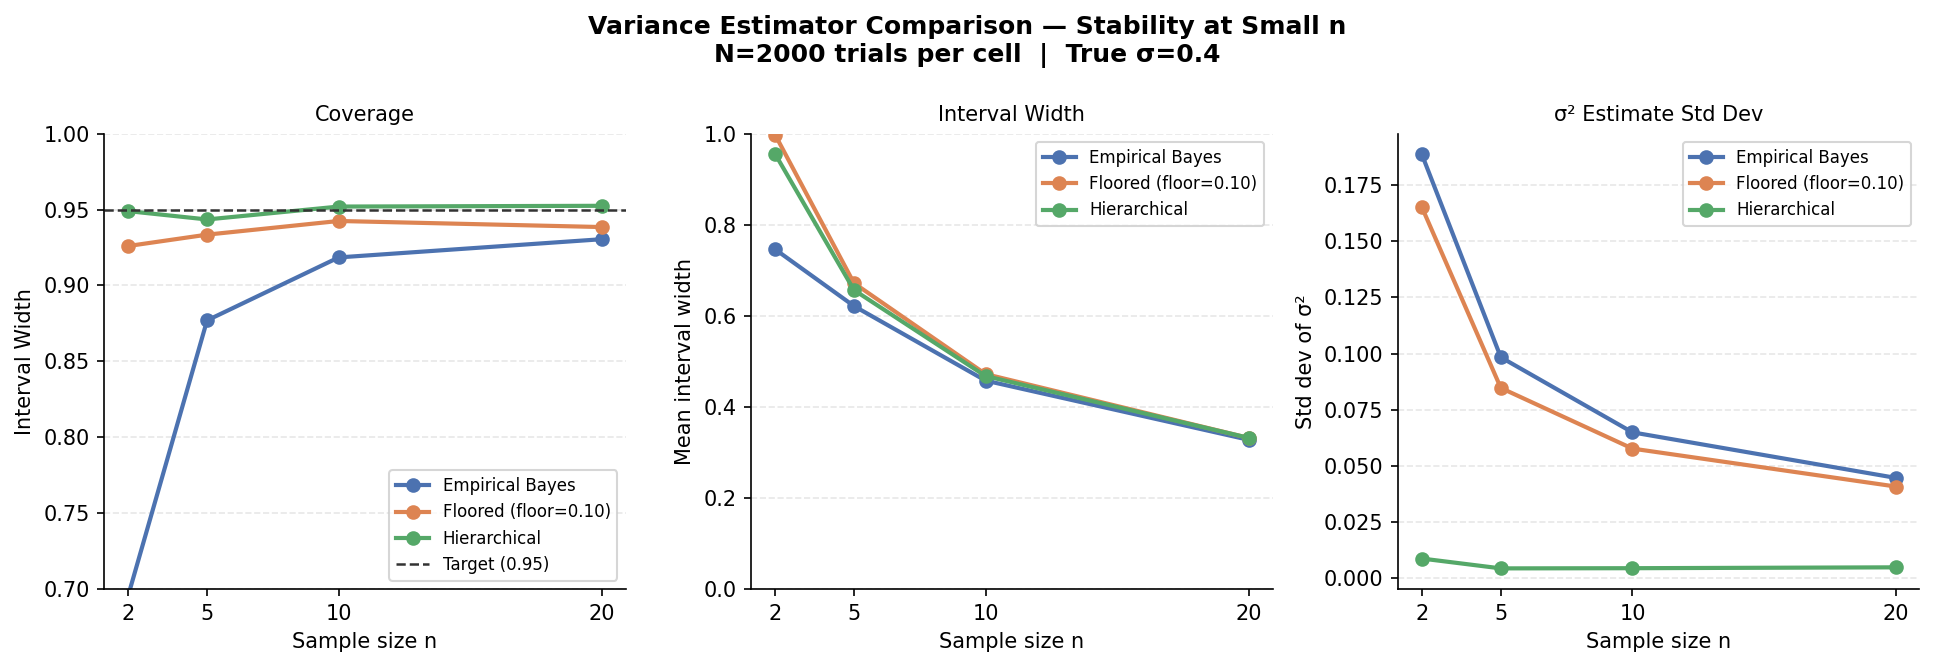

Source code (Python):
"""
scripts/variance_estimator_comparison.py

Compares three variance estimation strategies for the Bayesian model,
focusing on stability at small sample sizes.

THE PROBLEM
-----------
The current model estimates σ² directly from sample variance (empirical Bayes):

    σ²_hat = Var(x_1, ..., x_n)

This is unbiased but highly variable at small n. With n=3, the sample
variance of a single draw can range from near-zero to very large,
causing the posterior to swing between overconfident and very uncertain.

THREE STRATEGIES
----------------
1. Empirical Bayes (current)
   σ² = sample variance, with a hard floor at EPSILON.
   Unstable at small n. Baseline.

2. Floored estimator
   σ² = max(sample_variance, FLOOR)
   FLOOR = 0.1  (corresponds to std ≈ 0.316)
   Simple, principled. Prevents near-zero variance that produces
   falsely tight intervals. The floor is a domain assumption: we
   believe LLM scores always have at least some irreducible noise.

3. Hierarchical (pooled) estimator
   Maintain a running estimate of the population variance across
   all batches seen so far. Blend the current sample variance toward
   this global estimate, weighted by how many batches we've seen.

       σ²_hier = (n_batches * σ²_global + n * σ²_sample) /
                 (n_batches + n)

   With few batches, falls back to the global prior (σ²_global = 0.16).
   With many batches, converges toward the true population variance.
   This is empirical Bayes at the batch level, not the observation level.

EVALUATION
----------
For each strategy, we measure across n ∈ {2, 5, 10, 20}:
  - Coverage   (target: 0.95)
  - Width      (narrower is better if coverage holds)
  - Variance of σ² estimates (stability - lower = more stable)

Run from the project root:
    python scripts/variance_estimator_comparison.py
"""

import os
import logging
import numpy as np
import matplotlib.pyplot as plt
from dataclasses import dataclass, field

import core.bayesian_model as bm

logging.disable(logging.WARNING)

# ----- parameters ----------------------------------------------------

N_RUNS       = 2000
NOISE_STD    = 0.4
MU_LO, MU_HI = -0.6, 0.6
SAMPLE_SIZES = [2, 5, 10, 20]
SEED         = 88

# Floored estimator floor value
VAR_FLOOR = 0.10

# Hierarchical prior: initial belief about population variance
# 0.16 = std of 0.4, matching our known observation noise
HIER_PRIOR_VAR    = 0.16
HIER_PRIOR_WEIGHT = 5   # equivalent to having seen 5 "prior batches"

# ----- variance estimators -------------------------------------------

def empirical_var(x: np.ndarray) -> float:
    """Current approach: raw sample variance with epsilon floor."""
    n = len(x)
    if n == 1:
        return bm._SINGLE_OBS_VAR
    v = float(np.var(x, ddof=1))
    return v if v > 0 else bm.EPSILON_ZERO_VAR


def floored_var(x: np.ndarray) -> float:
    """Sample variance with a principled minimum floor."""
    n = len(x)
    if n == 1:
        return max(bm._SINGLE_OBS_VAR, VAR_FLOOR)
    return max(float(np.var(x, ddof=1)), VAR_FLOOR)


class HierarchicalVarianceEstimator:
    """
    Maintains a running population variance estimate across batches.
    Blends each new sample variance toward the population estimate.

    This converts the per-batch variance problem into a pooling problem:
    early batches lean on the prior; later batches trust the data more.
    """

    def __init__(self, prior_var: float = HIER_PRIOR_VAR,
                 prior_weight: int = HIER_PRIOR_WEIGHT):
        self.prior_var    = prior_var
        self.prior_weight = prior_weight
        self._sum_var     = prior_var * prior_weight
        self._n_batches   = prior_weight

    def estimate(self, x: np.ndarray) -> float:
        n = len(x)
        if n == 1:
            # Can't estimate from one point - use current global estimate
            sample_var = self._sum_var / self._n_batches
        else:
            sample_var = max(float(np.var(x, ddof=1)), bm.EPSILON_ZERO_VAR)
            # Update running estimate (online mean of variances)
            self._sum_var  += sample_var
            self._n_batches += 1

        # Blend: current sample toward population estimate
        global_var = self._sum_var / self._n_batches
        blended    = (self._n_batches * global_var + n * sample_var) / \
                     (self._n_batches + n)
        return float(blended)

    def reset(self):
        self._sum_var   = self.prior_var * self.prior_weight
        self._n_batches = self.prior_weight


# ----- core inference (bypasses estimate_market to swap variance) ----

def posterior(x: np.ndarray, obs_var: float) -> tuple[float, float]:
    """
    Compute posterior mean and variance given pre-computed obs_var.
    Uses the same Normal-Normal conjugate as bayesian_model.py.
    """
    n              = len(x)
    prior_prec     = 1.0 / bm.PRIOR_VAR
    data_prec      = n   / obs_var
    post_var       = 1.0 / (prior_prec + data_prec)
    post_mean      = post_var * (bm.PRIOR_MEAN * prior_prec +
                                 float(x.sum()) / obs_var)
    return post_mean, post_var


def interval(post_mean: float, post_var: float) -> tuple[float, float]:
    margin = 1.96 * np.sqrt(post_var)
    return (max(-1.0, post_mean - margin),
            min( 1.0, post_mean + margin))


# ----- simulation ----------------------------------------------------

STRATEGIES = ["Empirical Bayes", "Floored (floor=0.10)", "Hierarchical"]

results = {s: {n: {"hits": [], "widths": [], "obs_vars": []}
               for n in SAMPLE_SIZES}
           for s in STRATEGIES}

hier = HierarchicalVarianceEstimator()

for n in SAMPLE_SIZES:
    rng  = np.random.default_rng(SEED + n)
    hier.reset()   # fresh estimator per sample-size experiment

    for _ in range(N_RUNS):
        true_mu = rng.uniform(MU_LO, MU_HI)
        raw     = rng.normal(true_mu, NOISE_STD, n)
        x       = np.clip(raw, -1.0, 1.0)

        for strategy in STRATEGIES:
            if strategy == "Empirical Bayes":
                obs_var = empirical_var(x)
            elif strategy == "Floored (floor=0.10)":
                obs_var = floored_var(x)
            else:
                obs_var = hier.estimate(x)

            pm, pv    = posterior(x, obs_var)
            lo, hi    = interval(pm, pv)

            results[strategy][n]["hits"].append(lo <= true_mu <= hi)
            results[strategy][n]["widths"].append(hi - lo)
            results[strategy][n]["obs_vars"].append(obs_var)

# ----- print ---------------------------------------------------------

print(f"N={N_RUNS} runs per cell  |  noise σ={NOISE_STD}  |  μ ∈ [{MU_LO}, {MU_HI}]\n")

for metric, label, fmt in [
    ("hits",     "Coverage  (target 0.95)",       ".3f"),
    ("widths",   "Interval width  (lower=better)", ".3f"),
    ("obs_vars", "σ² estimate std (lower=stable)", ".4f"),
]:
    print(f"── {label} ──\n")
    header = f"  {'Strategy':<28}" + "".join(f"  n={n:>2}" for n in SAMPLE_SIZES)
    print(header)
    print("  " + "-" * (len(header) - 2))

    for s in STRATEGIES:
        row = f"  {s:<28}"
        for n in SAMPLE_SIZES:
            vals = results[s][n][metric]
            if metric == "hits":
                val = float(np.mean(vals))
            elif metric == "obs_vars":
                val = float(np.std(vals))      # stability = low std of estimates
            else:
                val = float(np.mean(vals))
            row += f"  {val:{fmt}}"
        print(row)
    print()

# Key finding: at n=2, which strategy is most stable?
print("── Key finding: n=2 stability ──\n")
for s in STRATEGIES:
    std_v = float(np.std(results[s][2]["obs_vars"]))
    cov   = float(np.mean(results[s][2]["hits"]))
    print(f"  {s:<30}  σ²_std={std_v:.4f}  coverage={cov:.3f}")

# ----- plot ----------------------------------------------------------

fig, axes = plt.subplots(1, 3, figsize=(13, 4.5))
fig.suptitle(
    "Variance Estimator Comparison - Stability at Small n\n"
    f"N={N_RUNS} trials per cell  |  True σ={NOISE_STD}",
    fontsize=12, fontweight="bold",
)

COLORS = {"Empirical Bayes": "#4C72B0",
          "Floored (floor=0.10)": "#DD8452",
          "Hierarchical": "#55a868"}

metric_specs = [
    ("hits",     "Coverage",             "Interval Width",     0.70, 1.0),
    ("widths",   "Interval Width",       "Mean interval width", 0.0,  1.0),
    ("obs_vars", "σ² Estimate Std Dev",  "Std dev of σ²",      0.0,  None),
]

for ax, (metric, title, ylabel, ylo, yhi) in zip(axes, metric_specs):
    for s in STRATEGIES:
        vals = []
        for n in SAMPLE_SIZES:
            v = results[s][n][metric]
            if metric == "hits":
                vals.append(float(np.mean(v)))
            elif metric == "obs_vars":
                vals.append(float(np.std(v)))
            else:
                vals.append(float(np.mean(v)))
        ax.plot(SAMPLE_SIZES, vals, marker="o", linewidth=2,
                markersize=6, label=s, color=COLORS[s])

    if metric == "hits":
        ax.axhline(0.95, color="#333333", linewidth=1.2,
                   linestyle="--", label="Target (0.95)")

    ax.set_xlabel("Sample size n", fontsize=10)
    ax.set_ylabel(ylabel, fontsize=10)
    ax.set_title(title, fontsize=10)
    ax.set_xticks(SAMPLE_SIZES)
    if yhi:
        ax.set_ylim(ylo, yhi)
    ax.legend(fontsize=8)
    ax.spines[["top", "right"]].set_visible(False)
    ax.grid(axis="y", linestyle="--", alpha=0.3)

plt.tight_layout()

OUTPUT_PATH = os.path.join(os.path.dirname(__file__), "..", "outputs",
                           "variance_estimator_comparison.png")
os.makedirs(os.path.dirname(OUTPUT_PATH), exist_ok=True)
fig.savefig(OUTPUT_PATH, dpi=150, bbox_inches="tight")
print(f"\nSaved to {OUTPUT_PATH}")
